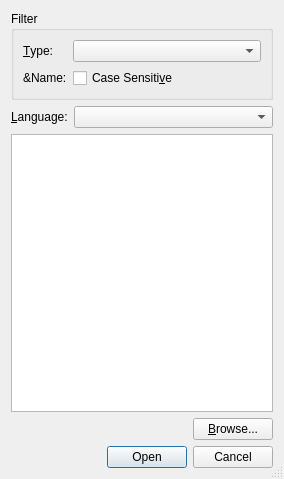
<?xml version="1.0" encoding="UTF-8"?>
<ui version="4.0">
 <class>LyXFilesUi</class>
 <widget class="QDialog" name="LyXFilesUi">
  <property name="geometry">
   <rect>
    <x>0</x>
    <y>0</y>
    <width>284</width>
    <height>479</height>
   </rect>
  </property>
  <property name="windowTitle">
   <string/>
  </property>
  <property name="sizeGripEnabled">
   <bool>true</bool>
  </property>
  <layout class="QGridLayout" name="gridLayout_2">
   <item row="0" column="0">
    <widget class="QGroupBox" name="filterGB">
     <property name="title">
      <string>Filter</string>
     </property>
     <layout class="QGridLayout" name="gridLayout">
      <item row="0" column="0">
       <widget class="QLabel" name="filesTypeLA">
        <property name="text">
         <string>&amp;Type:</string>
        </property>
        <property name="buddy">
         <cstring>fileTypeCO</cstring>
        </property>
       </widget>
      </item>
      <item row="0" column="1">
       <widget class="QComboBox" name="fileTypeCO">
        <property name="sizePolicy">
         <sizepolicy hsizetype="MinimumExpanding" vsizetype="Fixed">
          <horstretch>0</horstretch>
          <verstretch>0</verstretch>
         </sizepolicy>
        </property>
        <property name="toolTip">
         <string>Determines whether only personal user files, system files or all files are displayed</string>
        </property>
       </widget>
      </item>
      <item row="1" column="0">
       <widget class="QLabel" name="findKeysLA">
        <property name="text">
         <string>&amp;Name:</string>
        </property>
        <property name="alignment">
         <set>Qt::AlignLeading|Qt::AlignLeft|Qt::AlignVCenter</set>
        </property>
       </widget>
      </item>
      <item row="1" column="1">
       <layout class="QVBoxLayout" name="verticalLayout_2">
        <item>
         <layout class="QHBoxLayout" name="horizontalLayout_3">
          <item>
           <layout class="QHBoxLayout" name="filterBarL"/>
          </item>
          <item>
           <widget class="QCheckBox" name="csFindCB">
            <property name="toolTip">
             <string>Filter case-sensitively</string>
            </property>
            <property name="text">
             <string>Case Sensiti&amp;ve</string>
            </property>
           </widget>
          </item>
         </layout>
        </item>
       </layout>
      </item>
     </layout>
    </widget>
   </item>
   <item row="1" column="0">
    <layout class="QHBoxLayout" name="horizontalLayout">
     <item>
      <widget class="QLabel" name="languageLA">
       <property name="toolTip">
        <string/>
       </property>
       <property name="text">
        <string>&amp;Language:</string>
       </property>
       <property name="buddy">
        <cstring>languageCO</cstring>
       </property>
      </widget>
     </item>
     <item>
      <widget class="QComboBox" name="languageCO">
       <property name="sizePolicy">
        <sizepolicy hsizetype="MinimumExpanding" vsizetype="Fixed">
         <horstretch>0</horstretch>
         <verstretch>0</verstretch>
        </sizepolicy>
       </property>
       <property name="toolTip">
        <string>The available language(s) of the selected file will be displayed here</string>
       </property>
      </widget>
     </item>
    </layout>
   </item>
   <item row="2" column="0">
    <widget class="QTreeWidget" name="filesLW">
     <property name="rootIsDecorated">
      <bool>true</bool>
     </property>
     <property name="itemsExpandable">
      <bool>true</bool>
     </property>
     <attribute name="headerVisible">
      <bool>false</bool>
     </attribute>
     <column>
      <property name="text">
       <string notr="true">1</string>
      </property>
     </column>
    </widget>
   </item>
   <item row="3" column="0">
    <layout class="QHBoxLayout" name="horizontalLayout_2">
     <item>
      <spacer name="horizontalSpacer">
       <property name="orientation">
        <enum>Qt::Horizontal</enum>
       </property>
       <property name="sizeHint" stdset="0">
        <size>
         <width>40</width>
         <height>20</height>
        </size>
       </property>
      </spacer>
     </item>
     <item>
      <widget class="QPushButton" name="browsePB">
       <property name="text">
        <string>&amp;Browse...</string>
       </property>
      </widget>
     </item>
    </layout>
   </item>
   <item row="4" column="0">
    <layout class="QHBoxLayout">
     <property name="spacing">
      <number>6</number>
     </property>
     <property name="leftMargin">
      <number>0</number>
     </property>
     <property name="topMargin">
      <number>0</number>
     </property>
     <property name="rightMargin">
      <number>0</number>
     </property>
     <property name="bottomMargin">
      <number>0</number>
     </property>
     <item>
      <widget class="QDialogButtonBox" name="buttonBox">
       <property name="standardButtons">
        <set>QDialogButtonBox::Cancel|QDialogButtonBox::Open</set>
       </property>
      </widget>
     </item>
    </layout>
   </item>
  </layout>
 </widget>
 <includes>
  <include location="local">qt_i18n.h</include>
 </includes>
 <resources/>
 <connections/>
</ui>
